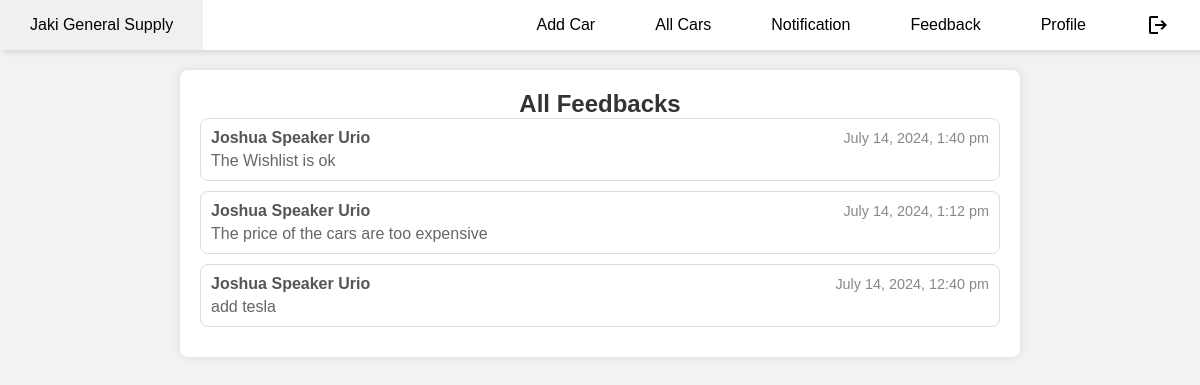
Page /feedback.php (signed in) on the committed database.
### tables this page shows
CREATE TABLE `feedback` (
  `id` int(11) NOT NULL,
  `user_id` int(11) NOT NULL,
  `message` text NOT NULL,
  `created_at` timestamp NOT NULL DEFAULT current_timestamp()
);

CREATE TABLE `users` (
  `id` int(11) NOT NULL,
  `fullname` varchar(100) NOT NULL,
  `address` varchar(255) DEFAULT NULL,
  `contact` varchar(15) NOT NULL,
  `email` varchar(100) NOT NULL,
  `password` varchar(255) NOT NULL,
  `created_at` timestamp NOT NULL DEFAULT current_timestamp(),
  `role` varchar(50) NOT NULL DEFAULT 'user'
);

### feedback.php (the view, shortened to what this page needs)
<?php
include 'db_connect.php';
$feedback_sql = "SELECT f.id, f.message, u.fullname AS user_name, f.created_at
                 FROM feedback f
                 INNER JOIN users u ON f.user_id = u.id
                 ORDER BY f.created_at DESC";
$feedback_result = $conn->query($feedback_sql);
?>
<!DOCTYPE html>
<html lang="en">
<head>
</head>
<body>
    <?php include 'header_admin.php'; ?>
    <div class="container">
        <h2>All Feedbacks</h2>
        <?php
        if ($feedback_result->num_rows > 0) {
            while ($row = $feedback_result->fetch_assoc()) {
                echo '<div class="feedback-item">';
                echo '<div class="feedback-header">';
                echo '<span class="feedback-user">' . htmlspecialchars($row['user_name']) . '</span>';
                echo '<span class="feedback-date">' . date('F j, Y, g:i a', strtotime($row['created_at'])) . '</span>';
                echo '</div>';
                echo '<div class="feedback-message">' . htmlspecialchars($row['message']) . '</div>';
                echo '</div>';
            }
        } else {
            echo '<p>No feedbacks found.</p>';
        }
        ?>
    </div>
</body>
</html>

### header_admin.css (style rules this page uses)
* { margin: 0; padding: 0; }
body { min-height: 100vh; background-size: cover; background-repeat: no-repeat; background-position: center; font-family: Verdana, Geneva, Tahoma, sans-serif; }

### feedback.php (style rules this page uses)
body { font-family: Arial, sans-serif; background-color: #f2f2f2; margin: 0; padding: 0; }
.container { max-width: 800px; margin: 20px auto; background-color: #fff; padding: 20px; border-radius: 8px; box-shadow: 0 0 10px rgba(0,0,0,0.1); }
h2 { text-align: center; color: #333; }
.feedback-item { border: 1px solid #ddd; margin-bottom: 10px; padding: 10px; background-color: #fff; border-radius: 8px; }
.feedback-header { display: flex; justify-content: space-between; align-items: center; margin-bottom: 5px; }
.feedback-user { font-weight: bold; color: #555; }
.feedback-date { color: #888; font-size: 0.9em; }
.feedback-message { margin-top: 5px; color: #666; }

### rows in the picture
feedback: user.fullname "Joshua Speaker Urio", created_at "July 14, 2024, 1:40 pm", message "The Wishlist is ok"
feedback: user.fullname "Joshua Speaker Urio", created_at "July 14, 2024, 1:12 pm", message "The price of the cars are too expensive"
feedback: user.fullname "Joshua Speaker Urio", created_at "July 14, 2024, 12:40 pm", message "add tesla"
